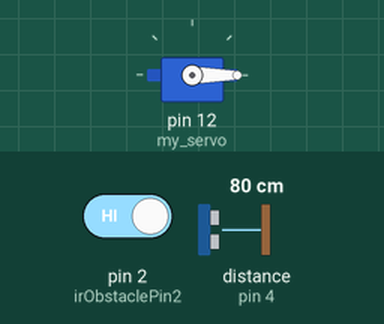
Bench run of a sketch on a simulated Arduino Uno, built with avr-gcc and run on an emulated ATmega328P. Shown: servo. Wiring (inferred from the names in the program): ultrasonic range finder: trigger pin 5; echo pin 4. The test bench sets the inputs (shaded band); at power-on: pin 2 (irObstaclePin2) HIGH, distance to the obstacle (sensor on pin 4) 80 cm. The echo pulse lasts 58.3 µs per cm; what the sketch prints to the serial monitor is not drawn.

Above: at 0.1 s.
At 34.7 s:
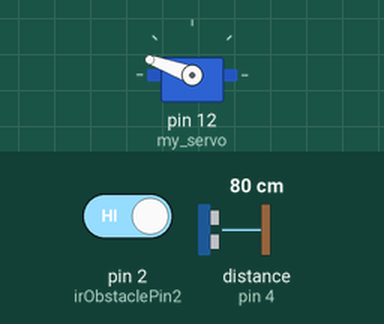
34.8 s: pin 2 (irObstaclePin2) driven HIGH
At 39.4 s:
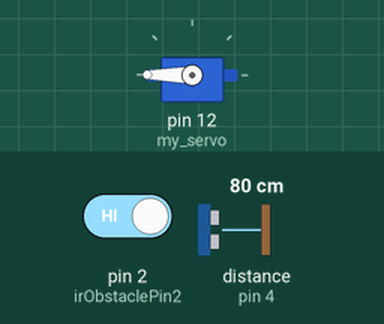
Timing chart, 0 to 46.0 s (numbered marks = the images above; inputs shaded):
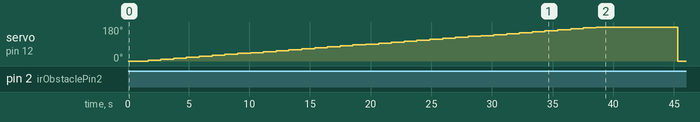

The sketch:

__final__.ino
```cpp
// UV SENSOR SCAN
#include <Servo.h>
int trigPin= 5;
int echoPin=4;
float ultra_distance[90]= {0};
float ultra_distance_main[90]= {0};
int angle[91]={0};


Servo my_servo;  // create servo object to control a servo

int measure_distance() {
  long duration, distance;
  digitalWrite(trigPin, LOW);
  delayMicroseconds(2);
  digitalWrite(trigPin, HIGH);
  delayMicroseconds(10);
  digitalWrite(trigPin, LOW);
  duration = pulseIn(echoPin, HIGH);
  distance = (duration/2) / 29.1;
  return distance;
}

// IR SENSOR
int irObstaclePin1 = 0;  // This is our input pin
int irObstaclePin2 = 2;  // This is our input pin
int Obstacle1 = HIGH;  // HIGH MEANS NO OBSTACLE
int Obstacle2 = HIGH;  // HIGH MEANS NO OBSTACLE
int count1=0, count2=0,dir;
int inside=0,outside=0;


void setup() {
 // UV SENSOR SCAN

  my_servo.attach(12);
  pinMode(trigPin, OUTPUT);
  pinMode(echoPin, INPUT);
  digitalWrite(trigPin,LOW);
  digitalWrite(echoPin,LOW);
  Serial.begin(9600);

// IR SENSOR:
pinMode(irObstaclePin1, INPUT);
pinMode(irObstaclePin2, INPUT);
 Serial.begin(115200);
}

void loop()
{

 Obstacle1 = digitalRead(irObstaclePin1);
 Obstacle2 = digitalRead(irObstaclePin2);
 if (Obstacle1 == LOW  || Obstacle2 == LOW)
 {
   Serial.println("OBSTACLE!!, OBSTACLE!!");
   uv();
 }
ir();
}


void ir()
{
  count1=0, count2=0 ;

 Obstacle1 = digitalRead(irObstaclePin1);
 if (Obstacle1 == LOW)
 {
   Serial.println("OBSTACLE!!, OBSTACLE!!");
   count1++;
   delay(5000);
 }
 Obstacle2 = digitalRead(irObstaclePin2);
 if (Obstacle2 == LOW)
 {
   Serial.println("OBSTACLE!!, OBSTACLE!!");
   count2++;
   delay(5000);
 }

// else
// {
//   Serial.println("clear");
// }


 dir=count1-count2;
if (dir > 0)
{
  Serial.println("Entering Region");
  inside++;
  outside--;
}

 if (dir < 0)
{
  Serial.println("Exiting Region");
  outside++;
  inside--;
}

Serial.println("Inside the region");
Serial.println(inside);
Serial.println("Outside the region");
Serial.println(outside);


delay(500);

}

void uv()
{
   my_servo.write(0);
  delay(600);
  int j=0;
  int index=-2;

  for (int i=0,j=0;i<=180;i+=5,j++)
  {
    my_servo.write(i);
    delay(50);
    angle[j]= i;
    ultra_distance_main[j]= measure_distance();
    delay(1000);
  }


  for (int i=0;i<=36;i++)
  {
    Serial.print( ultra_distance_main[i]-ultra_distance[i]);
    Serial.print("\t");
    if(i%6==0){
      Serial.print("\n");
    }
  }

  for (int i=0;i<=36;i++)
  {
    int check= ultra_distance_main[i]-ultra_distance[i];
    if (check<-5|| check>5)       // moved
    {
      Serial.print("Animal moved away or towards from sensor module");
      int distance_animal=ultra_distance[j];                                ////////////////////////////////////
      int angle_animal=angle[i];

    }
  }


  for(int i=0;i<=36;i++)
{

 ultra_distance[i]=ultra_distance_main[i];

}


}
```
